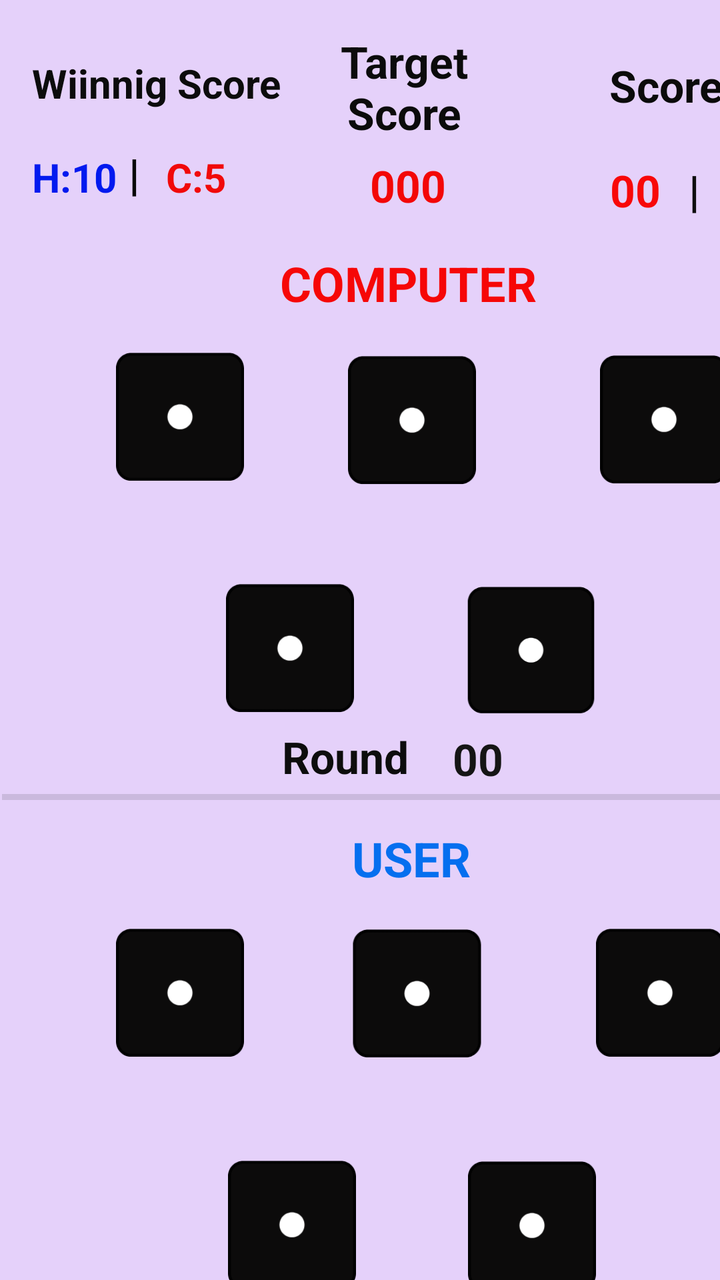
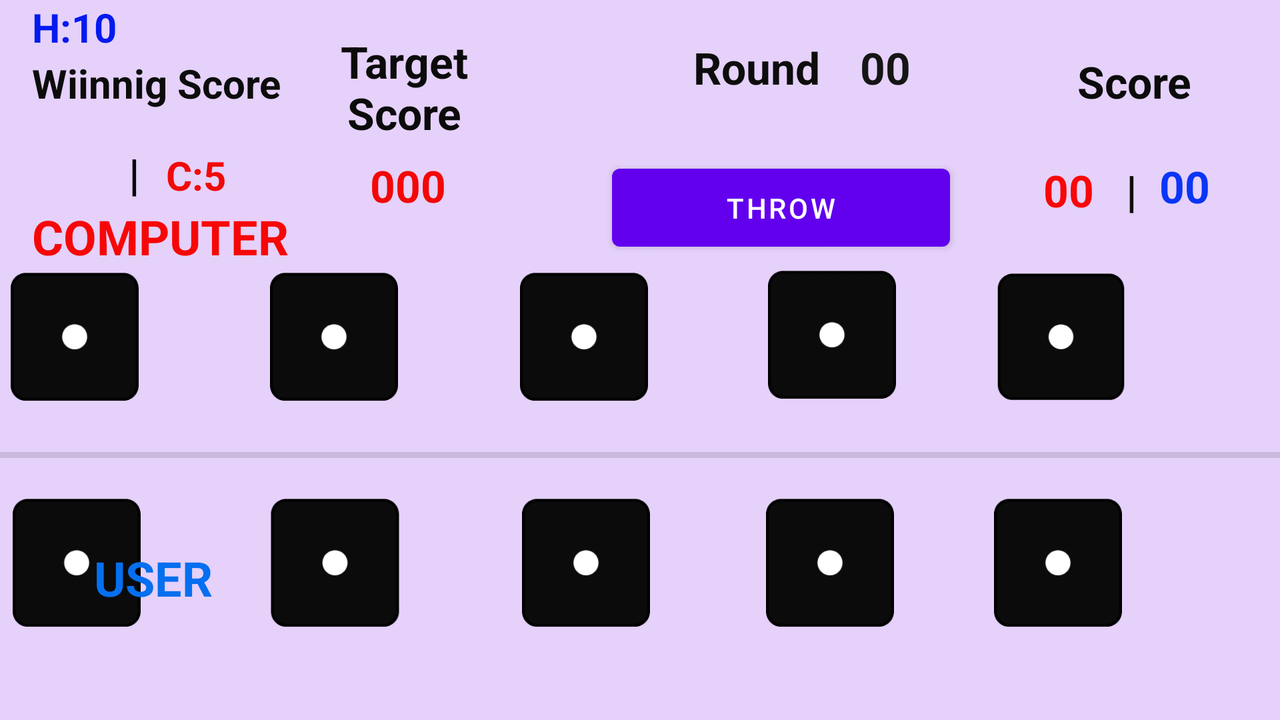

An Android layout and its configuration variant, each rendered on a device that would load it. The default file and the variant file are quoted in full after the pictures.
<!-- AndroidManifest.xml: application theme Theme.Dice_Game_Application -->
<!-- res/layout/activity_game_screen.xml -->
<?xml version="1.0" encoding="utf-8"?>
<androidx.constraintlayout.widget.ConstraintLayout xmlns:android="http://schemas.android.com/apk/res/android"
    xmlns:app="http://schemas.android.com/apk/res-auto"
    xmlns:tools="http://schemas.android.com/tools"
    android:layout_width="match_parent"
    android:layout_height="match_parent"
    android:background="#E5D1FA"
    tools:context=".GameScreen">

    <Button
        android:id="@+id/score"
        android:layout_width="wrap_content"
        android:layout_height="wrap_content"
        android:layout_marginStart="161dp"
        android:layout_marginTop="16dp"
        android:text="Score"
        app:layout_constraintStart_toStartOf="parent"
        app:layout_constraintTop_toBottomOf="@+id/throwbtn" />

    <Button
        android:id="@+id/throwbtn"
        android:layout_width="169dp"
        android:layout_height="51dp"
        android:layout_marginStart="121dp"
        android:layout_marginTop="39dp"
        android:text="Throw"
        app:layout_constraintStart_toStartOf="parent"
        app:layout_constraintTop_toBottomOf="@+id/u4" />

    <View
        android:id="@+id/divider"
        android:layout_width="409dp"
        android:layout_height="3dp"
        android:layout_marginStart="1dp"
        android:layout_marginTop="3dp"
        android:background="?android:attr/listDivider"
        android:backgroundTint="#0A0A0A"
        app:layout_constraintStart_toStartOf="parent"
        app:layout_constraintTop_toBottomOf="@+id/round" />

    <ImageView
        android:id="@+id/c2"
        android:layout_width="80dp"
        android:layout_height="80dp"
        android:layout_marginStart="36dp"
        android:layout_marginTop="12dp"
        android:visibility="visible"
        app:layout_constraintStart_toEndOf="@+id/c1"
        app:layout_constraintTop_toBottomOf="@+id/textView7"
        app:srcCompat="@drawable/dice_1" />

    <ImageView
        android:id="@+id/c4"
        android:layout_width="80dp"
        android:layout_height="80dp"
        android:layout_marginStart="105dp"
        android:layout_marginTop="34dp"
        android:visibility="visible"
        app:layout_constraintStart_toStartOf="parent"
        app:layout_constraintTop_toBottomOf="@+id/c2"
        app:srcCompat="@drawable/dice_1" />

    <ImageView
        android:id="@+id/c1"
        android:layout_width="80dp"
        android:layout_height="80dp"
        android:layout_marginStart="50dp"
        android:layout_marginTop="66dp"
        android:clickable="true"
        android:visibility="visible"
        app:layout_constraintStart_toStartOf="parent"
        app:layout_constraintTop_toBottomOf="@+id/userwins"
        app:srcCompat="@drawable/dice_1" />

    <ImageView
        android:id="@+id/u1"
        android:layout_width="80dp"
        android:layout_height="80dp"
        android:layout_marginStart="50dp"
        android:layout_marginTop="56dp"
        android:clickable="false"
        android:visibility="visible"
        app:layout_constraintStart_toStartOf="parent"
        app:layout_constraintTop_toBottomOf="@+id/divider"
        app:srcCompat="@drawable/dice_1" />

    <ImageView
        android:id="@+id/u4"
        android:layout_width="80dp"
        android:layout_height="80dp"
        android:layout_marginStart="106dp"
        android:layout_marginTop="36dp"
        android:clickable="false"
        android:visibility="visible"
        app:layout_constraintStart_toStartOf="parent"
        app:layout_constraintTop_toBottomOf="@+id/u1"
        app:srcCompat="@drawable/dice_1" />

    <ImageView
        android:id="@+id/u5"
        android:layout_width="80dp"
        android:layout_height="80dp"
        android:layout_marginStart="40dp"
        android:layout_marginTop="36dp"
        android:clickable="false"
        android:visibility="visible"
        app:layout_constraintStart_toEndOf="@+id/u4"
        app:layout_constraintTop_toBottomOf="@+id/u2"
        app:srcCompat="@drawable/dice_1" />

    <ImageView
        android:id="@+id/u2"
        android:layout_width="81dp"
        android:layout_height="80dp"
        android:layout_marginStart="38dp"
        android:layout_marginTop="11dp"
        android:clickable="false"
        android:visibility="visible"
        app:layout_constraintStart_toEndOf="@+id/u1"
        app:layout_constraintTop_toBottomOf="@+id/user"
        app:srcCompat="@drawable/dice_1" />

    <ImageView
        android:id="@+id/u3"
        android:layout_width="80dp"
        android:layout_height="80dp"
        android:layout_marginStart="41dp"
        android:layout_marginTop="56dp"
        android:clickable="false"
        android:visibility="visible"
        app:layout_constraintStart_toEndOf="@+id/u2"
        app:layout_constraintTop_toBottomOf="@+id/divider"
        app:srcCompat="@drawable/dice_1" />

    <ImageView
        android:id="@+id/c5"
        android:layout_width="79dp"
        android:layout_height="80dp"
        android:layout_marginStart="41dp"
        android:layout_marginTop="35dp"
        android:visibility="visible"
        app:layout_constraintStart_toEndOf="@+id/c4"
        app:layout_constraintTop_toBottomOf="@+id/c2"
        app:srcCompat="@drawable/dice_1" />

    <ImageView
        android:id="@+id/c3"
        android:layout_width="80dp"
        android:layout_height="80dp"
        android:layout_marginStart="46dp"
        android:layout_marginTop="60dp"
        android:visibility="visible"
        app:layout_constraintStart_toEndOf="@+id/c2"
        app:layout_constraintTop_toBottomOf="@+id/user_score"
        app:srcCompat="@drawable/dice_1" />

    <TextView
        android:id="@+id/textView4"
        android:layout_width="wrap_content"
        android:layout_height="wrap_content"
        android:layout_marginStart="141dp"
        android:text="Round"
        android:textColor="#0D0D0D"
        android:textSize="22sp"
        android:textStyle="bold"
        app:layout_constraintStart_toStartOf="parent"
        app:layout_constraintTop_toBottomOf="@+id/c4" />

    <TextView
        android:id="@+id/round"
        android:layout_width="wrap_content"
        android:layout_height="wrap_content"
        android:layout_marginStart="22dp"
        android:text="00"
        android:textColor="#151515"
        android:textSize="22sp"
        android:textStyle="bold"
        app:layout_constraintStart_toEndOf="@+id/textView4"
        app:layout_constraintTop_toBottomOf="@+id/c5" />

    <TextView
        android:id="@+id/textView5"
        android:layout_width="wrap_content"
        android:layout_height="wrap_content"
        android:layout_marginStart="70dp"
        android:layout_marginTop="28dp"
        android:text="Score"
        android:textColor="#0B0B0B"
        android:textSize="22sp"
        android:textStyle="bold"
        app:layout_constraintStart_toEndOf="@+id/textView6"
        app:layout_constraintTop_toTopOf="parent" />

    <TextView
        android:id="@+id/textView6"
        android:layout_width="65dp"
        android:layout_height="53dp"
        android:layout_marginStart="29dp"
        android:layout_marginTop="16dp"
        android:text="Target Score"
        android:textAlignment="center"
        android:textColor="#0B0B0B"
        android:textSize="22sp"
        android:textStyle="bold"
        app:layout_constraintStart_toEndOf="@+id/textView8"
        app:layout_constraintTop_toTopOf="parent" />

    <TextView
        android:id="@+id/user_score"
        android:layout_width="wrap_content"
        android:layout_height="wrap_content"
        android:layout_marginStart="14dp"
        android:layout_marginTop="80dp"
        android:text="00"
        android:textColor="#0B35F6"
        android:textSize="22sp"
        android:textStyle="bold"
        app:layout_constraintStart_toEndOf="@+id/textView9"
        app:layout_constraintTop_toTopOf="parent" />

    <TextView
        android:id="@+id/computer_score"
        android:layout_width="wrap_content"
        android:layout_height="wrap_content"
        android:layout_marginStart="82dp"
        android:layout_marginTop="23dp"
        android:text="00"
        android:textColor="#F80808"
        android:textSize="22sp"
        android:textStyle="bold"
        app:layout_constraintStart_toEndOf="@+id/targetscore"
        app:layout_constraintTop_toBottomOf="@+id/textView5" />

    <TextView
        android:id="@+id/textView9"
        android:layout_width="wrap_content"
        android:layout_height="wrap_content"
        android:layout_marginStart="14dp"
        android:layout_marginTop="23dp"
        android:text="|"
        android:textColor="#0E0E0E"
        android:textSize="22dp"
        android:textStyle="bold"
        app:layout_constraintStart_toEndOf="@+id/computer_score"
        app:layout_constraintTop_toBottomOf="@+id/textView5" />

    <TextView
        android:id="@+id/textView7"
        android:layout_width="wrap_content"
        android:layout_height="wrap_content"
        android:layout_marginStart="140dp"
        android:layout_marginTop="18dp"
        android:text="Computer"
        android:textAllCaps="true"
        android:textColor="#F60707"
        android:textSize="24sp"
        android:textStyle="bold"
        app:layout_constraintStart_toStartOf="parent"
        app:layout_constraintTop_toBottomOf="@+id/targetscore" />

    <TextView
        android:id="@+id/user"
        android:layout_width="wrap_content"
        android:layout_height="wrap_content"
        android:layout_marginStart="176dp"
        android:layout_marginTop="13dp"
        android:text="User"
        android:textAllCaps="true"
        android:textColor="#056FEF"
        android:textSize="24sp"
        android:textStyle="bold"
        app:layout_constraintStart_toStartOf="parent"
        app:layout_constraintTop_toBottomOf="@+id/divider" />

    <TextView
        android:id="@+id/targetscore"
        android:layout_width="wrap_content"
        android:layout_height="wrap_content"
        android:layout_marginStart="72dp"
        android:layout_marginTop="9dp"
        android:text="000"
        android:textColor="#F30707"
        android:textSize="22sp"
        android:textStyle="bold"
        app:layout_constraintStart_toEndOf="@+id/computerwins"
        app:layout_constraintTop_toBottomOf="@+id/textView6" />

    <TextView
        android:id="@+id/textView8"
        android:layout_width="wrap_content"
        android:layout_height="wrap_content"
        android:layout_marginStart="16dp"
        android:layout_marginTop="28dp"
        android:text="Wiinnig Score"
        android:textColor="#0C0C0C"
        android:textSize="20sp"
        android:textStyle="bold"
        app:layout_constraintStart_toStartOf="parent"
        app:layout_constraintTop_toTopOf="parent" />

    <TextView
        android:id="@+id/userwins"
        android:layout_width="wrap_content"
        android:layout_height="wrap_content"
        android:layout_marginStart="16dp"
        android:layout_marginTop="20dp"
        android:text="H:10"
        android:textColor="#021AEF"
        android:textSize="20sp"
        android:textStyle="bold"
        app:layout_constraintStart_toStartOf="parent"
        app:layout_constraintTop_toBottomOf="@+id/textView8" />

    <TextView
        android:id="@+id/computerwins"
        android:layout_width="wrap_content"
        android:layout_height="wrap_content"
        android:layout_marginStart="13dp"
        android:layout_marginTop="20dp"
        android:text="C:5"
        android:textColor="#F10909"
        android:textSize="20sp"
        android:textStyle="bold"
        app:layout_constraintStart_toEndOf="@+id/textView14"
        app:layout_constraintTop_toBottomOf="@+id/textView8" />

    <TextView
        android:id="@+id/textView14"
        android:layout_width="wrap_content"
        android:layout_height="wrap_content"
        android:layout_marginStart="6dp"
        android:layout_marginTop="17dp"
        android:text="|"
        android:textColor="#070707"
        android:textSize="22sp"
        android:textStyle="bold"
        app:layout_constraintStart_toEndOf="@+id/userwins"
        app:layout_constraintTop_toBottomOf="@+id/textView8" />

</androidx.constraintlayout.widget.ConstraintLayout>
<!-- resources referenced by this layout -->
<resources>
  <!-- drawable dice_1: png bitmap (drawable, 2417 bytes) -->
  <style name="Theme.Dice_Game_Application" parent="Theme.MaterialComponents.DayNight.NoActionBar">
          
          <item name="colorPrimary">@color/purple_500</item>
          <item name="colorPrimaryVariant">@color/purple_700</item>
          <item name="colorOnPrimary">@color/white</item>
          
          <item name="colorSecondary">@color/teal_200</item>
          <item name="colorSecondaryVariant">@color/teal_700</item>
          <item name="colorOnSecondary">@color/black</item>
          
          <item name="android:statusBarColor">?attr/colorPrimaryVariant</item>
          
      </style>
  <color name="purple_500">#FF6200EE</color>
  <color name="purple_700">#0F0F10</color>
  <color name="white">#FFFFFFFF</color>
  <color name="teal_200">#FF03DAC5</color>
  <color name="teal_700">#FF018786</color>
  <color name="black">#FF000000</color>
</resources>
<!-- res/layout-land/activity_game_screen.xml (the repository's variant of the layout above) -->
<!-- drawn on the phone turned sideways -->
<?xml version="1.0" encoding="utf-8"?>
<androidx.constraintlayout.widget.ConstraintLayout xmlns:android="http://schemas.android.com/apk/res/android"
    xmlns:app="http://schemas.android.com/apk/res-auto"
    xmlns:tools="http://schemas.android.com/tools"
    android:layout_width="match_parent"
    android:layout_height="match_parent"
    android:background="#E5D1FA"
    tools:context=".GameScreen">

    <Button
        android:id="@+id/score"
        android:layout_width="wrap_content"
        android:layout_height="wrap_content"
        android:layout_marginTop="80dp"
        android:layout_marginEnd="111dp"
        android:text="Score"
        app:layout_constraintEnd_toStartOf="@+id/computer_score"
        app:layout_constraintTop_toTopOf="parent" />

    <Button
        android:id="@+id/throwbtn"
        android:layout_width="169dp"
        android:layout_height="51dp"
        android:layout_marginStart="83dp"
        android:layout_marginTop="30dp"
        android:text="Throw"
        app:layout_constraintStart_toEndOf="@+id/targetscore"
        app:layout_constraintTop_toBottomOf="@+id/textView4" />

    <View
        android:id="@+id/divider"
        android:layout_width="859dp"
        android:layout_height="3dp"
        android:layout_marginBottom="12dp"
        android:background="?android:attr/listDivider"
        android:backgroundTint="#0A0A0A"
        app:layout_constraintBottom_toTopOf="@+id/u1"
        app:layout_constraintEnd_toEndOf="parent" />

    <ImageView
        android:id="@+id/c2"
        android:layout_width="80dp"
        android:layout_height="80dp"
        android:layout_marginEnd="45dp"
        android:layout_marginBottom="18dp"
        android:visibility="visible"
        app:layout_constraintBottom_toTopOf="@+id/divider"
        app:layout_constraintEnd_toStartOf="@+id/c3"
        app:srcCompat="@drawable/dice_1" />

    <ImageView
        android:id="@+id/c4"
        android:layout_width="80dp"
        android:layout_height="80dp"
        android:layout_marginEnd="35dp"
        android:layout_marginBottom="19dp"
        android:visibility="visible"
        app:layout_constraintBottom_toTopOf="@+id/divider"
        app:layout_constraintEnd_toStartOf="@+id/c5"
        app:srcCompat="@drawable/dice_1" />

    <ImageView
        android:id="@+id/c1"
        android:layout_width="80dp"
        android:layout_height="80dp"
        android:layout_marginEnd="50dp"
        android:layout_marginBottom="18dp"
        android:clickable="true"
        android:visibility="visible"
        app:layout_constraintBottom_toTopOf="@+id/divider"
        app:layout_constraintEnd_toStartOf="@+id/c2"
        app:srcCompat="@drawable/dice_1" />

    <ImageView
        android:id="@+id/u1"
        android:layout_width="80dp"
        android:layout_height="80dp"
        android:layout_marginEnd="49dp"
        android:layout_marginBottom="39dp"
        android:clickable="false"
        android:visibility="visible"
        app:layout_constraintBottom_toBottomOf="parent"
        app:layout_constraintEnd_toStartOf="@+id/u2"
        app:srcCompat="@drawable/dice_1" />

    <ImageView
        android:id="@+id/u4"
        android:layout_width="80dp"
        android:layout_height="80dp"
        android:layout_marginEnd="34dp"
        android:layout_marginBottom="39dp"
        android:clickable="false"
        android:visibility="visible"
        app:layout_constraintBottom_toBottomOf="parent"
        app:layout_constraintEnd_toStartOf="@+id/u5"
        app:srcCompat="@drawable/dice_1" />

    <ImageView
        android:id="@+id/u5"
        android:layout_width="80dp"
        android:layout_height="80dp"
        android:layout_marginEnd="71dp"
        android:layout_marginBottom="39dp"
        android:clickable="false"
        android:visibility="visible"
        app:layout_constraintBottom_toBottomOf="parent"
        app:layout_constraintEnd_toEndOf="parent"
        app:srcCompat="@drawable/dice_1" />

    <ImageView
        android:id="@+id/u2"
        android:layout_width="81dp"
        android:layout_height="80dp"
        android:layout_marginEnd="45dp"
        android:layout_marginBottom="39dp"
        android:clickable="false"
        android:visibility="visible"
        app:layout_constraintBottom_toBottomOf="parent"
        app:layout_constraintEnd_toStartOf="@+id/u3"
        app:srcCompat="@drawable/dice_1" />

    <ImageView
        android:id="@+id/u3"
        android:layout_width="80dp"
        android:layout_height="80dp"
        android:layout_marginEnd="42dp"
        android:layout_marginBottom="39dp"
        android:clickable="false"
        android:visibility="visible"
        app:layout_constraintBottom_toBottomOf="parent"
        app:layout_constraintEnd_toStartOf="@+id/u4"
        app:srcCompat="@drawable/dice_1" />

    <ImageView
        android:id="@+id/c5"
        android:layout_width="79dp"
        android:layout_height="80dp"
        android:layout_marginEnd="70dp"
        android:layout_marginBottom="18dp"
        android:visibility="visible"
        app:layout_constraintBottom_toTopOf="@+id/divider"
        app:layout_constraintEnd_toEndOf="parent"
        app:srcCompat="@drawable/dice_1" />

    <ImageView
        android:id="@+id/c3"
        android:layout_width="80dp"
        android:layout_height="80dp"
        android:layout_marginEnd="44dp"
        android:layout_marginBottom="18dp"
        android:visibility="visible"
        app:layout_constraintBottom_toTopOf="@+id/divider"
        app:layout_constraintEnd_toStartOf="@+id/c4"
        app:srcCompat="@drawable/dice_1" />

    <TextView
        android:id="@+id/textView4"
        android:layout_width="wrap_content"
        android:layout_height="wrap_content"
        android:layout_marginStart="112dp"
        android:layout_marginTop="19dp"
        android:text="Round"
        android:textColor="#0D0D0D"
        android:textSize="22sp"
        android:textStyle="bold"
        app:layout_constraintStart_toEndOf="@+id/textView6"
        app:layout_constraintTop_toTopOf="parent" />

    <TextView
        android:id="@+id/round"
        android:layout_width="wrap_content"
        android:layout_height="wrap_content"
        android:layout_marginStart="20dp"
        android:layout_marginTop="19dp"
        android:text="00"
        android:textColor="#151515"
        android:textSize="22sp"
        android:textStyle="bold"
        app:layout_constraintStart_toEndOf="@+id/textView4"
        app:layout_constraintTop_toTopOf="parent" />

    <TextView
        android:id="@+id/textView5"
        android:layout_width="wrap_content"
        android:layout_height="wrap_content"
        android:layout_marginTop="26dp"
        android:layout_marginEnd="44dp"
        android:text="Score"
        android:textColor="#0B0B0B"
        android:textSize="22sp"
        android:textStyle="bold"
        app:layout_constraintEnd_toEndOf="parent"
        app:layout_constraintTop_toTopOf="parent" />

    <TextView
        android:id="@+id/textView6"
        android:layout_width="65dp"
        android:layout_height="53dp"
        android:layout_marginStart="29dp"
        android:layout_marginTop="16dp"
        android:text="Target Score"
        android:textAlignment="center"
        android:textColor="#0B0B0B"
        android:textSize="22sp"
        android:textStyle="bold"
        app:layout_constraintStart_toEndOf="@+id/textView8"
        app:layout_constraintTop_toTopOf="parent" />

    <TextView
        android:id="@+id/user_score"
        android:layout_width="wrap_content"
        android:layout_height="wrap_content"
        android:layout_marginTop="23dp"
        android:layout_marginEnd="35dp"
        android:text="00"
        android:textColor="#0B35F6"
        android:textSize="22sp"
        android:textStyle="bold"
        app:layout_constraintEnd_toEndOf="parent"
        app:layout_constraintTop_toBottomOf="@+id/textView5" />

    <TextView
        android:id="@+id/computer_score"
        android:layout_width="wrap_content"
        android:layout_height="wrap_content"
        android:layout_marginTop="25dp"
        android:layout_marginEnd="16dp"
        android:text="00"
        android:textColor="#F80808"
        android:textSize="22sp"
        android:textStyle="bold"
        app:layout_constraintEnd_toStartOf="@+id/textView9"
        app:layout_constraintTop_toBottomOf="@+id/textView5" />

    <TextView
        android:id="@+id/textView9"
        android:layout_width="wrap_content"
        android:layout_height="wrap_content"
        android:layout_marginTop="25dp"
        android:layout_marginEnd="11dp"
        android:text="|"
        android:textColor="#0E0E0E"
        android:textSize="22dp"
        android:textStyle="bold"
        app:layout_constraintEnd_toStartOf="@+id/user_score"
        app:layout_constraintTop_toBottomOf="@+id/textView5" />

    <TextView
        android:id="@+id/textView7"
        android:layout_width="wrap_content"
        android:layout_height="wrap_content"
        android:layout_marginStart="16dp"
        android:layout_marginTop="75dp"
        android:text="Computer"
        android:textAllCaps="true"
        android:textColor="#F60707"
        android:textSize="24sp"
        android:textStyle="bold"
        app:layout_constraintStart_toStartOf="parent"
        app:layout_constraintTop_toBottomOf="@+id/userwins" />

    <TextView
        android:id="@+id/user"
        android:layout_width="wrap_content"
        android:layout_height="wrap_content"
        android:layout_marginStart="47dp"
        android:layout_marginBottom="55dp"
        android:text="User"
        android:textAllCaps="true"
        android:textColor="#056FEF"
        android:textSize="24sp"
        android:textStyle="bold"
        app:layout_constraintBottom_toBottomOf="parent"
        app:layout_constraintStart_toStartOf="parent" />

    <TextView
        android:id="@+id/targetscore"
        android:layout_width="wrap_content"
        android:layout_height="wrap_content"
        android:layout_marginStart="72dp"
        android:layout_marginTop="9dp"
        android:text="000"
        android:textColor="#F30707"
        android:textSize="22sp"
        android:textStyle="bold"
        app:layout_constraintStart_toEndOf="@+id/computerwins"
        app:layout_constraintTop_toBottomOf="@+id/textView6" />

    <TextView
        android:id="@+id/textView8"
        android:layout_width="wrap_content"
        android:layout_height="wrap_content"
        android:layout_marginStart="16dp"
        android:layout_marginTop="28dp"
        android:text="Wiinnig Score"
        android:textColor="#0C0C0C"
        android:textSize="20sp"
        android:textStyle="bold"
        app:layout_constraintStart_toStartOf="parent"
        app:layout_constraintTop_toTopOf="parent" />

    <TextView
        android:id="@+id/userwins"
        android:layout_width="wrap_content"
        android:layout_height="wrap_content"
        android:layout_marginStart="16dp"
        android:text="H:10"
        android:textColor="#021AEF"
        android:textSize="20sp"
        android:textStyle="bold"
        app:layout_constraintStart_toStartOf="parent"
        tools:layout_editor_absoluteY="74dp" />

    <TextView
        android:id="@+id/computerwins"
        android:layout_width="wrap_content"
        android:layout_height="wrap_content"
        android:layout_marginStart="13dp"
        android:layout_marginTop="19dp"
        android:text="C:5"
        android:textColor="#F10909"
        android:textSize="20sp"
        android:textStyle="bold"
        app:layout_constraintStart_toEndOf="@+id/textView14"
        app:layout_constraintTop_toBottomOf="@+id/textView8" />

    <TextView
        android:id="@+id/textView14"
        android:layout_width="wrap_content"
        android:layout_height="wrap_content"
        android:layout_marginStart="6dp"
        android:layout_marginTop="17dp"
        android:text="|"
        android:textColor="#070707"
        android:textSize="22sp"
        android:textStyle="bold"
        app:layout_constraintStart_toEndOf="@+id/userwins"
        app:layout_constraintTop_toBottomOf="@+id/textView8" />

</androidx.constraintlayout.widget.ConstraintLayout>
